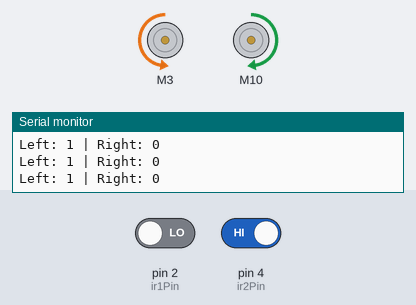
Bench run of a sketch on a simulated Arduino Uno, built with avr-gcc and run on an emulated ATmega328P. On the bench: 2 × DC motor (green arrow = forward, orange = backward, longer = faster), the last lines printed to the serial monitor. The inputs (shaded band) are chosen by the test bench; at power-on: pin 2 (ir1Pin) LOW, pin 4 (ir2Pin) HIGH.

Above: at 1.2 s.
1.3 s: pin 2 (ir1Pin) driven HIGH
At 2.5 s:
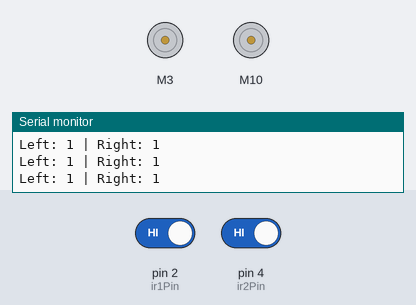
2.8 s: pin 4 (ir2Pin) driven LOW
At 3.8 s:
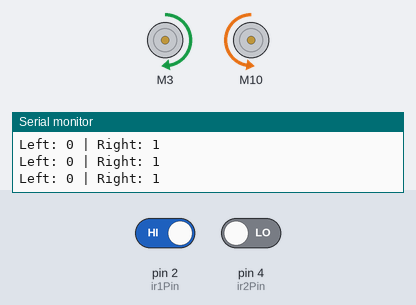
4.3 s: pin 2 (ir1Pin) driven LOW
At 5.1 s:
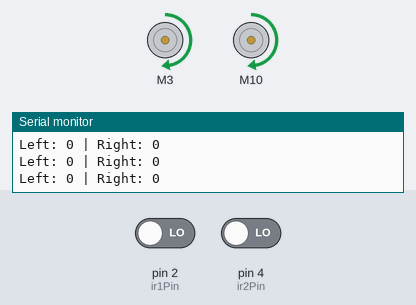
5.8 s: pin 4 (ir2Pin) driven HIGH
At 6.4 s:
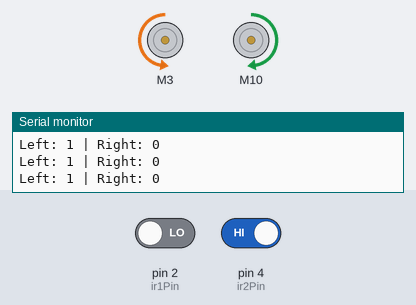
Timing chart, 0 to 8.3 s (numbered marks = the images above; inputs shaded):
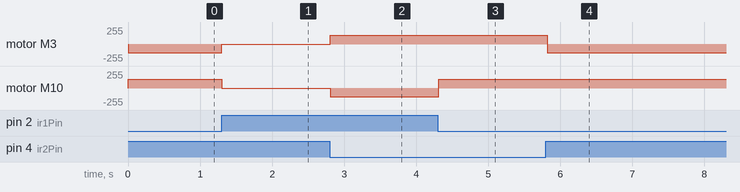

Measured:
- after the input at 1.3 s, motor M3: backward 128/255 → stopped at once; motor M10: forward 128/255 → stopped at once
- after the input at 2.8 s, motor M3: stopped → forward 128/255 at once; motor M10: stopped → backward 128/255 at once
- after the input at 4.3 s, motor M10: backward 128/255 → forward 128/255 at once
- after the input at 5.8 s, motor M3: forward 128/255 → backward 128/255 at once

The sketch:

line_tracking.ino
```cpp
#include "CytronMotorDriver.h"

// Motor driver setup
CytronMD motor1(PWM_PWM, 3, 9);   // PWM 1A = Pin 3, PWM 1B = Pin 9.
CytronMD motor2(PWM_PWM, 10, 11); // PWM 2A = Pin 10, PWM 2B = Pin 11.

// IR Sensor pins
int ir1Pin = 2;
int ir2Pin = 4;

void setup() {
  Serial.begin(115200);

  pinMode(ir1Pin, INPUT);  // Right sensor
  pinMode(ir2Pin, INPUT);  // Left sensor
}

void loop() {
  int rightVal = digitalRead(ir1Pin);
  int leftVal = digitalRead(ir2Pin);

  if (leftVal == 0 && rightVal == 0) {
    forward();
  }
  else if (leftVal == 0 && rightVal == 1) {
    turnRight();
  }
  else if (leftVal == 1 && rightVal == 0) {
    turnLeft();
  }
  else if (leftVal == 1 && rightVal == 1) {
    Stop();
  }

  delay(100);


  // Debug output
  Serial.print("Left: ");
  Serial.print(leftVal);
  Serial.print(" | Right: ");
  Serial.println(rightVal);

}

void forward() {
  motor1.setSpeed(128);
  motor2.setSpeed(128);
}

void turnLeft() {
  motor1.setSpeed(-128);
  motor2.setSpeed(128);
}

void turnRight() {
  motor1.setSpeed(128);
  motor2.setSpeed(-128);
}

void Stop() {
  motor1.setSpeed(0);
  motor2.setSpeed(0);
}
```
